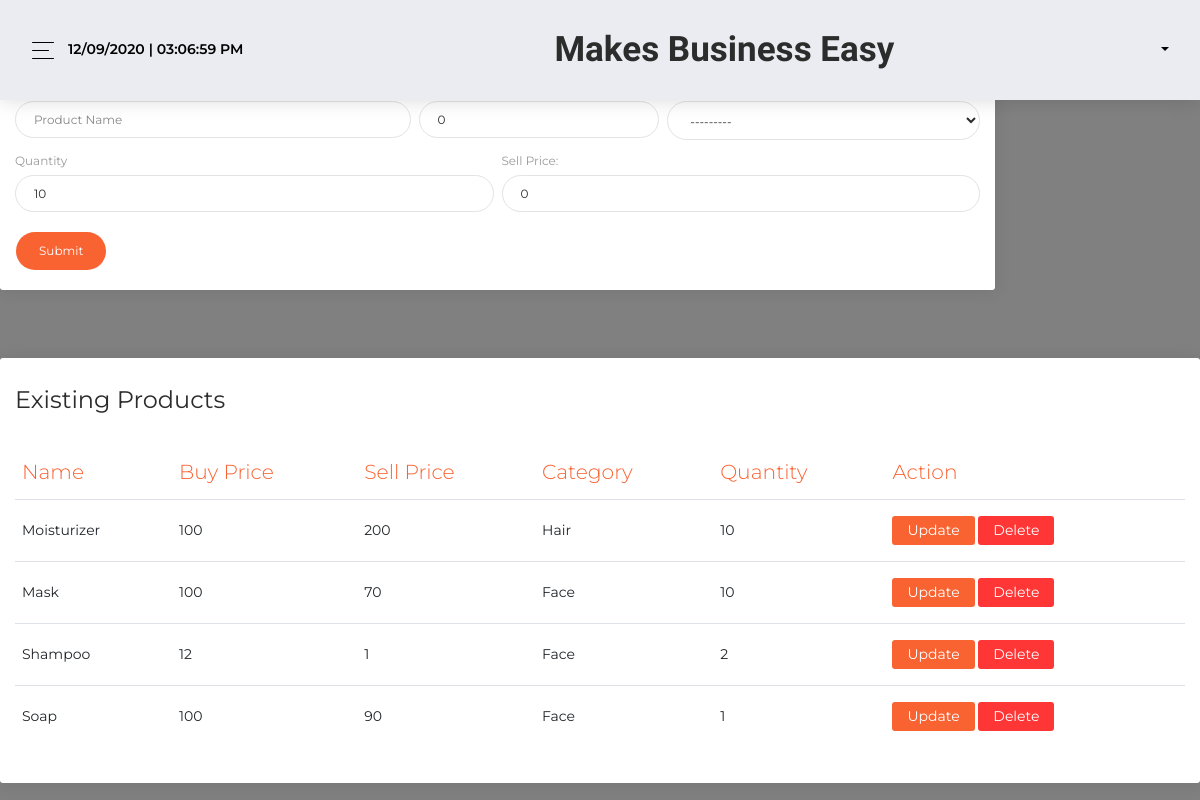
The app's page /product (signed in) with its own data.
### basic/models.py (models this page shows, shortened)
class Product(models.Model):
    name = models.CharField(max_length=100 ,null=True , blank=True )
    bprice = models.IntegerField(default=0 , null=True  , blank=True)
    sprice = models.IntegerField(default=0 , null= True , blank=True)
    category = models.ForeignKey(Category , on_delete= models.CASCADE)
    quantity = models.IntegerField(default=10)
    img = models.ImageField(null=True , blank=True)
    date = models.DateTimeField(auto_now_add=True)

class Category(models.Model):
    name = models.CharField(max_length=100 , null=True , blank=True)
    service = models.ForeignKey(Service , on_delete= models.CASCADE)
    def __str__(self):
        return self.name

### basic/views.py (the view)
# urls.py: path('product'  ,views.product , name='product'),
@login_required(login_url='loginPage')
def product(request):
    enq = Product.objects.all()
    form = EnquiryForm()
    if request.method == 'POST':
        form = ProductForm(request.POST)
        if form.is_valid():
            form.save()
            return redirect('dashboard')
        else :
            return HttpResponse('<h3> Try again </h3>')
    else :
        form = ProductForm()
    params = {
        'form' : form ,
        'pro' : enq
    }
    return render(request , 'basic/product.html' , params)

### basic/forms.py
class ProductForm(ModelForm):
    class Meta:
        model = Product
        fields = '__all__'

### basic/templates/basic/product.html
{% extends 'basic/base.html' %}
{% load widget_tweaks %}
{% block content %}
    <div class='content'>
      <div class='row'>
        <div class="col-md-10">
            <div class="card">
              <div class="card-header">
                <h5 class="title">Add New Product</h5>
              </div>
              <div class="card-body">
                <form action="{% url 'product' %}" method='POST'>
                  <div class="row">
                    <div class="col-md-5 pr-1">
                      <div class="form-group">
                        <label>Name:</label>
                        {% render_field form.name class="form-control" placeholder="Product Name" %}
                      </div>
                    </div>
                    <div class="col-md-3 px-1">
                      <div class="form-group">
                        <label>Buy Price</label>
                          {% render_field form.bprice class="form-control" placeholder="Enter Your Phone Number" %}
                        </div>
                    </div>
                    <div class="col-md-4 pl-1">
                      <div class="form-group">
                        <label for="exampleInputEmail1">Category</label>
                        {% render_field form.category class="form-control" id='exampleFormControlSelect1' %}
                      </div>
                    </div>
                  </div>
                  <div class="row">
                    <div class="col-md-6 pr-1">
                      <div class="form-group">
                        <label>Quantity</label>
                        {% render_field form.quantity class="form-control" placeholder="Customer Response" %}
                      </div>
                    </div>
                    <div class="col-md-6 pl-1">
                      <div class="form-group">
                        <label>Sell Price:</label>
                        {% render_field form.sprice class="form-control" placeholder="Type of Enquiry" %}
                      </div>
                    </div>
                  </div>
                <button type='submit' value='submit' class='btn btn-primary btn-round'>Submit </button>
                </form>
              </div>
            </div>
          </div>
      </div>
      <div class='row mt-5'>
        <div class="col-md-12">
              <div class="card">
                <div class="card-header">
                  <h4 class="card-title"> Existing Products</h4>
                </div>
                <div class="card-body">
                  <div class="table-responsive">
                    <table class="table">
                      <thead class=" text-primary">
                        <th>
                          Name
                        </th>
                        <th>
                          Buy Price
                        </th>
                        <th>
                          Sell Price
                        </th>
                        <th>
                          Category
                        </th>
                        <th>
                         Quantity
                        </th>
                        <th>
                          Action
                        </th>
                      </thead>
                      <tbody>
                      {% for i in pro %}
                        <tr>
                          <td>
                            {{i.name}}
                          </td>
                          <td>
                            {{i.bprice}}
                          </td>
                          <td>
                            {{i.sprice}}
                          </td>
                          <td >
                            {{i.category}}
                          </td>
                          <td >
                            {{i.quantity}}
                          </td>
                          <td>
                          <a class='btn btn-sm btn-primary my-1' href="{% url 'productEnquiry' i.id %}">Update </a>
                          <a class='btn btn-sm btn-danger my-1' href="{% url 'productDelete' i.id %}">Delete </a>
                        </td>
                        </tr>
                      {% endfor %}
                      </tbody>
                    </table>
                  </div>
                </div>
              </div>
            </div>
      </div>
    </div>
    {% endblock content %}

### records on screen
Product: name "Moisturizer", bprice "100", sprice "200", category "Hair", quantity "10"
Product: name "Mask", bprice "100", sprice "70", category "Face", quantity "10"
Product: name "Shampoo", bprice "12", sprice "1", category "Face", quantity "2"
Product: name "Soap", bprice "100", sprice "90", category "Face", quantity "1"
